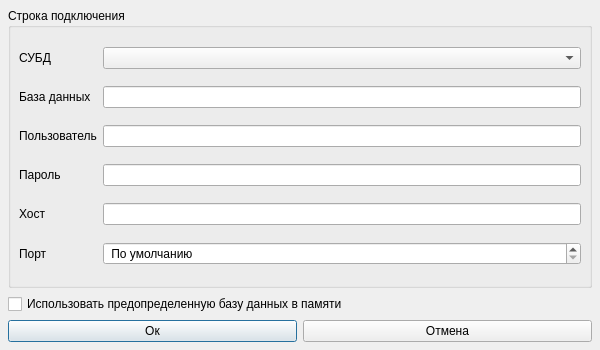
<?xml version="1.0" encoding="UTF-8"?>
<ui version="4.0">
 <class>QSqlConnectionDialogUi</class>
 <widget class="QDialog" name="QSqlConnectionDialogUi">
  <property name="geometry">
   <rect>
    <x>0</x>
    <y>0</y>
    <width>600</width>
    <height>350</height>
   </rect>
  </property>
  <property name="windowTitle">
   <string>Connect...</string>
  </property>
  <layout class="QVBoxLayout">
   <property name="spacing">
    <number>6</number>
   </property>
   <property name="margin" stdset="0">
    <number>8</number>
   </property>
   <item>
    <widget class="QGroupBox" name="connectionGroupBox">
     <property name="title">
      <string>Строка подключения</string>
     </property>
     <layout class="QGridLayout">
      <property name="margin" stdset="0">
       <number>8</number>
      </property>
      <property name="spacing">
       <number>6</number>
      </property>
      <item row="0" column="1">
       <widget class="QComboBox" name="comboDriver"/>
      </item>
      <item row="2" column="0">
       <widget class="QLabel" name="username">
        <property name="text">
         <string>Пользователь</string>
        </property>
        <property name="buddy">
         <cstring>editUsername</cstring>
        </property>
       </widget>
      </item>
      <item row="0" column="0">
       <widget class="QLabel" name="driver">
        <property name="text">
         <string>СУБД</string>
        </property>
        <property name="buddy">
         <cstring>comboDriver</cstring>
        </property>
       </widget>
      </item>
      <item row="1" column="1">
       <widget class="QLineEdit" name="editDatabase"/>
      </item>
      <item row="5" column="1">
       <widget class="QSpinBox" name="portSpinBox">
        <property name="specialValueText">
         <string> По умолчанию</string>
        </property>
        <property name="minimum">
         <number>-1</number>
        </property>
        <property name="maximum">
         <number>65535</number>
        </property>
        <property name="value">
         <number>-1</number>
        </property>
       </widget>
      </item>
      <item row="1" column="0">
       <widget class="QLabel" name="databaseName">
        <property name="text">
         <string>База данных</string>
        </property>
        <property name="buddy">
         <cstring>editDatabase</cstring>
        </property>
       </widget>
      </item>
      <item row="3" column="1">
       <widget class="QLineEdit" name="editPassword">
        <property name="echoMode">
         <enum>QLineEdit::EchoMode::Password</enum>
        </property>
       </widget>
      </item>
      <item row="2" column="1">
       <widget class="QLineEdit" name="editUsername"/>
      </item>
      <item row="4" column="1">
       <widget class="QLineEdit" name="editHostname"/>
      </item>
      <item row="4" column="0">
       <widget class="QLabel" name="hostname">
        <property name="text">
         <string>Хост</string>
        </property>
        <property name="buddy">
         <cstring>editHostname</cstring>
        </property>
       </widget>
      </item>
      <item row="5" column="0">
       <widget class="QLabel" name="port">
        <property name="text">
         <string>Порт</string>
        </property>
        <property name="buddy">
         <cstring>portSpinBox</cstring>
        </property>
       </widget>
      </item>
      <item row="3" column="0">
       <widget class="QLabel" name="password">
        <property name="text">
         <string>Пароль</string>
        </property>
        <property name="buddy">
         <cstring>editPassword</cstring>
        </property>
       </widget>
      </item>
     </layout>
    </widget>
   </item>
   <item>
    <layout class="QHBoxLayout" name="memoryDatabase">
     <property name="spacing">
      <number>6</number>
     </property>
     <property name="margin" stdset="0">
      <number>0</number>
     </property>
     <item>
      <widget class="QCheckBox" name="databaseCheckBox">
       <property name="text">
        <string>Использовать предопределенную базу данных в памяти</string>
       </property>
      </widget>
     </item>
    </layout>
   </item>
   <item>
    <layout class="QHBoxLayout">
     <property name="spacing">
      <number>6</number>
     </property>
     <property name="margin" stdset="0">
      <number>0</number>
     </property>
     <item>
      <widget class="QPushButton" name="okButton">
       <property name="text">
        <string>Ок</string>
       </property>
       <property name="default">
        <bool>true</bool>
       </property>
      </widget>
     </item>
     <item>
      <widget class="QPushButton" name="cancelButton">
       <property name="text">
        <string>Отмена</string>
       </property>
      </widget>
     </item>
    </layout>
   </item>
  </layout>
 </widget>
 <tabstops>
  <tabstop>comboDriver</tabstop>
  <tabstop>editDatabase</tabstop>
  <tabstop>editUsername</tabstop>
  <tabstop>editPassword</tabstop>
  <tabstop>editHostname</tabstop>
  <tabstop>portSpinBox</tabstop>
  <tabstop>databaseCheckBox</tabstop>
  <tabstop>okButton</tabstop>
  <tabstop>cancelButton</tabstop>
 </tabstops>
 <resources/>
 <connections/>
</ui>
